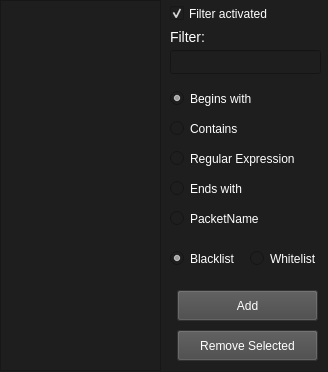
<?xml version="1.0" encoding="UTF-8"?>
<ui version="4.0">
 <class>CFilterUI</class>
 <widget class="QWidget" name="CFilterUI">
  <property name="geometry">
   <rect>
    <x>0</x>
    <y>0</y>
    <width>328</width>
    <height>372</height>
   </rect>
  </property>
  <property name="windowTitle">
   <string>Filter</string>
  </property>
  <property name="styleSheet">
   <string notr="true">QTextEdit,QGroupBox,QListWidget,QLabel,QCheckBox,QRadioButton,QPushButton,QLineEdit {
	background-color: #1E1E1E;
	font: 8pt &quot;Verdana&quot;;
	color: white;
}

QPushButton {
	background-color: rgb(70, 70, 70);
}

#CFilterUI {
	background-color: #1E1E1E;
}</string>
  </property>
  <widget class="QListWidget" name="lwFilter">
   <property name="geometry">
    <rect>
     <x>0</x>
     <y>0</y>
     <width>161</width>
     <height>371</height>
    </rect>
   </property>
  </widget>
  <widget class="QLineEdit" name="leFilterData">
   <property name="geometry">
    <rect>
     <x>170</x>
     <y>50</y>
     <width>151</width>
     <height>24</height>
    </rect>
   </property>
   <property name="text">
    <string/>
   </property>
  </widget>
  <widget class="QLabel" name="lFilter">
   <property name="geometry">
    <rect>
     <x>170</x>
     <y>30</y>
     <width>47</width>
     <height>13</height>
    </rect>
   </property>
   <property name="styleSheet">
    <string notr="true">font-size: 14px;</string>
   </property>
   <property name="text">
    <string>Filter:</string>
   </property>
  </widget>
  <widget class="QRadioButton" name="rbContains">
   <property name="geometry">
    <rect>
     <x>170</x>
     <y>120</y>
     <width>71</width>
     <height>17</height>
    </rect>
   </property>
   <property name="text">
    <string>Contains</string>
   </property>
   <property name="checked">
    <bool>false</bool>
   </property>
   <attribute name="buttonGroup">
    <string notr="true">bg2</string>
   </attribute>
  </widget>
  <widget class="QRadioButton" name="rbRegular">
   <property name="geometry">
    <rect>
     <x>170</x>
     <y>150</y>
     <width>131</width>
     <height>17</height>
    </rect>
   </property>
   <property name="text">
    <string>Regular Expression</string>
   </property>
   <attribute name="buttonGroup">
    <string notr="true">bg2</string>
   </attribute>
  </widget>
  <widget class="QRadioButton" name="rbBeginWith">
   <property name="geometry">
    <rect>
     <x>170</x>
     <y>90</y>
     <width>91</width>
     <height>17</height>
    </rect>
   </property>
   <property name="text">
    <string>Begins with</string>
   </property>
   <property name="checked">
    <bool>true</bool>
   </property>
   <attribute name="buttonGroup">
    <string notr="true">bg2</string>
   </attribute>
  </widget>
  <widget class="QRadioButton" name="rbEndsWith">
   <property name="geometry">
    <rect>
     <x>170</x>
     <y>180</y>
     <width>81</width>
     <height>17</height>
    </rect>
   </property>
   <property name="text">
    <string>Ends with</string>
   </property>
   <attribute name="buttonGroup">
    <string notr="true">bg2</string>
   </attribute>
  </widget>
  <widget class="QPushButton" name="pbAdd">
   <property name="geometry">
    <rect>
     <x>177</x>
     <y>290</y>
     <width>141</width>
     <height>31</height>
    </rect>
   </property>
   <property name="text">
    <string>Add</string>
   </property>
  </widget>
  <widget class="QPushButton" name="pbRemove">
   <property name="geometry">
    <rect>
     <x>177</x>
     <y>330</y>
     <width>141</width>
     <height>31</height>
    </rect>
   </property>
   <property name="text">
    <string>Remove Selected</string>
   </property>
  </widget>
  <widget class="QRadioButton" name="rbWhitelist">
   <property name="geometry">
    <rect>
     <x>250</x>
     <y>250</y>
     <width>71</width>
     <height>17</height>
    </rect>
   </property>
   <property name="text">
    <string>Whitelist</string>
   </property>
   <property name="checked">
    <bool>false</bool>
   </property>
   <attribute name="buttonGroup">
    <string notr="true">bg1</string>
   </attribute>
  </widget>
  <widget class="QRadioButton" name="rbBlacklist">
   <property name="geometry">
    <rect>
     <x>170</x>
     <y>250</y>
     <width>71</width>
     <height>17</height>
    </rect>
   </property>
   <property name="text">
    <string>Blacklist</string>
   </property>
   <property name="checked">
    <bool>true</bool>
   </property>
   <attribute name="buttonGroup">
    <string notr="true">bg1</string>
   </attribute>
  </widget>
  <widget class="QCheckBox" name="cbActivated">
   <property name="geometry">
    <rect>
     <x>170</x>
     <y>5</y>
     <width>111</width>
     <height>17</height>
    </rect>
   </property>
   <property name="text">
    <string>Filter activated</string>
   </property>
   <property name="checked">
    <bool>true</bool>
   </property>
  </widget>
  <widget class="QRadioButton" name="rbPacketName">
   <property name="geometry">
    <rect>
     <x>170</x>
     <y>210</y>
     <width>101</width>
     <height>17</height>
    </rect>
   </property>
   <property name="text">
    <string>PacketName</string>
   </property>
   <attribute name="buttonGroup">
    <string notr="true">bg2</string>
   </attribute>
  </widget>
 </widget>
 <layoutdefault spacing="6" margin="11"/>
 <tabstops>
  <tabstop>lwFilter</tabstop>
  <tabstop>leFilterData</tabstop>
  <tabstop>rbBeginWith</tabstop>
  <tabstop>rbContains</tabstop>
  <tabstop>rbRegular</tabstop>
  <tabstop>rbEndsWith</tabstop>
  <tabstop>pbAdd</tabstop>
  <tabstop>pbRemove</tabstop>
 </tabstops>
 <resources/>
 <connections>
  <connection>
   <sender>leFilterData</sender>
   <signal>returnPressed()</signal>
   <receiver>CFilterUI</receiver>
   <slot>onReturnPressed()</slot>
   <hints>
    <hint type="sourcelabel">
     <x>266</x>
     <y>38</y>
    </hint>
    <hint type="destinationlabel">
     <x>323</x>
     <y>35</y>
    </hint>
   </hints>
  </connection>
  <connection>
   <sender>pbAdd</sender>
   <signal>clicked()</signal>
   <receiver>CFilterUI</receiver>
   <slot>onAddPressed()</slot>
   <hints>
    <hint type="sourcelabel">
     <x>240</x>
     <y>309</y>
    </hint>
    <hint type="destinationlabel">
     <x>323</x>
     <y>242</y>
    </hint>
   </hints>
  </connection>
  <connection>
   <sender>pbRemove</sender>
   <signal>clicked()</signal>
   <receiver>CFilterUI</receiver>
   <slot>onRemovePressed()</slot>
   <hints>
    <hint type="sourcelabel">
     <x>240</x>
     <y>348</y>
    </hint>
    <hint type="destinationlabel">
     <x>323</x>
     <y>297</y>
    </hint>
   </hints>
  </connection>
 </connections>
 <slots>
  <slot>onAddPressed()</slot>
  <slot>onRemovePressed()</slot>
  <slot>onReturnPressed()</slot>
 </slots>
 <buttongroups>
  <buttongroup name="bg1"/>
  <buttongroup name="bg2"/>
 </buttongroups>
</ui>
